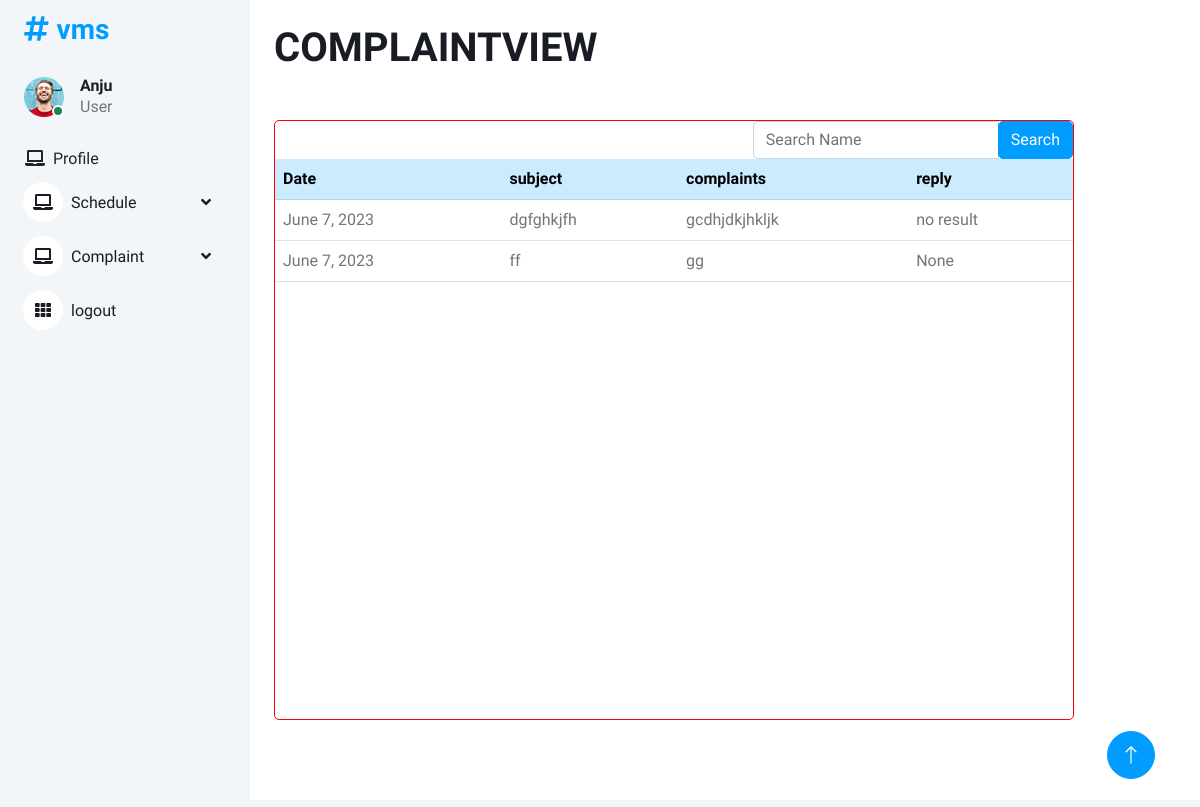
The app's page /complaint_viewu/ (signed in) with its own data.
### vmsapp/models.py (models this page shows)
class Complaint(models.Model):
    type = models.ForeignKey(vaccination,on_delete=models.DO_NOTHING)
    subject =models.CharField(max_length=250)
    complaints =models.CharField(max_length=250)
    date =models.DateField()
    reply =models.CharField(max_length=250,blank=True,null=True)

### vmsapp/user_views.py (the view)
# urls.py: path('complaint_viewu/',user_views.complaint_viewu,name='complaint_viewu'),
def complaint_viewu(request):
    u = Complaint.objects.filter(type =request.user)
    complaintfilter = ComplaintFilter(request.GET, queryset=u)
    u = complaintfilter.qs
    context = {
        'complaints': u,
        'complaintfilter': complaintfilter
    }
    return render(request,'usertemp/complaint_viewu.html',context)

### templates/usertemp/complaint_viewu.html
{% extends 'usertemp/base.html' %}
{% load crispy_forms_tags %}
{% block content %}
<div class="col-12"><h1>COMPLAINTVIEW</h1></div>
<div class="card mx-auto mt-5
" style="width: 800px; height:600px; border:1px solid red; "  >
<div class="row">
  <div class="col-lg-6 "></div>
  <div class="col-lg-6">
    <form method="get" class="form-inline" style="float:right;">
      <div class="input-group">
        {{ complaintfilter.form }}
        <div class="input-group-append">
          <button class="btn btn-primary" type="submit">Search</button>
        </div>
      </div>
    </form>
  </div>
  </div>
<table class="table">
  <tbody>
  <tr class="table-primary">
    <th>Date</th>
    <th>subject</th>
    <th>complaints</th>
    <th>reply</th>
  </tr>
  {% for i in complaints %}
    <tr>
      <td>{{i.date}}</td>
      <td>{{i.subject}}</td>
      <td>{{i.complaints}}</td>
      <td>{{i.reply}}</td>
    </tr>
    {% empty %}
  <tr>
    <td colspan="7"><h3>No Results Found</h3></td>
  </tr>
  {% endfor %}
  </tbody>
</table>
</div>
{% endblock %}

### static/Admindashboard/css/style.css (style rules this page uses)
:root { --primary: #009CFF; --light: #F3F6F9; --dark: #191C24; }
.btn { transition: .5s; }
.btn.btn-primary { color: #FFFFFF; }

### records on screen
Complaint: date "June 7, 2023", subject "dgfghkjfh", complaints "gcdhjdkjhkljk", reply "no result"
Complaint: date "June 7, 2023", subject "ff", complaints "gg", reply "None"
